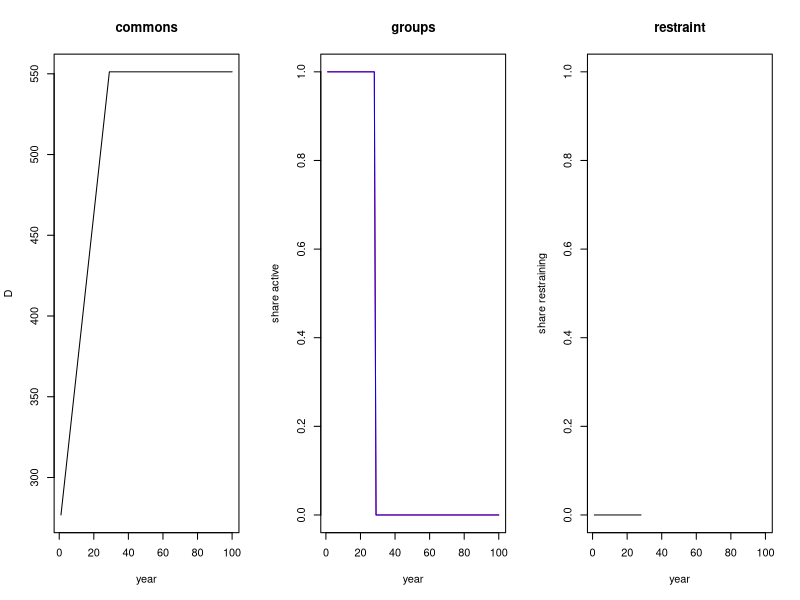

The R source for this figure:
#model 00. bare. two groups that do not differ. everyone emits. no sink.
#this is the root. every later model adds one thing.

rm(list=ls())
set.seed(100)

nd=14
T=100
r0=10          #start wealth, same for all
c=0.1          #cost of restraining
alpha=0.05     #emission per emitter per year
D0=267         #excess CO2 today
dg=2e-6        #damage dg*D^2

N=nd*nd
group=array(0,dim=c(nd,nd))
resource=array(r0,dim=c(nd,nd))
strat=array(1,dim=c(nd,nd))   #1 = emit, everyone starts emitting
grid=array(0,dim=c(nd,nd))
payoff=array(0,dim=c(nd,nd))
alive=array(1,dim=c(nd,nd))

#two groups, 50/50, random places. 0 = group A, 1 = group B
tmp=sample(c(rep(0,N/2),rep(1,N/2)))
k=0
for(i in 1:nd){ for(j in 1:nd){
  k=k+1; group[i,j]=tmp[k]
}}
D=D0

DH=numeric(T); AH=numeric(T); BH=numeric(T); RH=numeric(T)

for(t in 1:T){

  #1 act. 1 = emit, 0 = restrain
  for(i in 1:nd){ for(j in 1:nd){
    if(alive[i,j]==0){ grid[i,j]=0; next }
    grid[i,j]=strat[i,j]
    if(resource[i,j]<c) grid[i,j]=1
  }}

  #2 commons. emissions go in, nothing comes out
  nem=sum(alive==1 & grid==1)
  D=D+alpha*nem

  #3 pay
  for(i in 1:nd){ for(j in 1:nd){
    if(alive[i,j]==0){ payoff[i,j]=0; next }
    if(grid[i,j]==1) payoff[i,j]=-dg*D*D else payoff[i,j]=-c-dg*D*D
    resource[i,j]=resource[i,j]+payoff[i,j]
    if(resource[i,j]<=0){ alive[i,j]=0; resource[i,j]=0; grid[i,j]=0 }
  }}

  #4 copy the best of self and 4 neighbours
  newstrat=strat
  for(i in 1:nd){ for(j in 1:nd){
    if(alive[i,j]==0) next
    if(i-1==0) am=nd else am=i-1
    if(i+1>nd) ap=1 else ap=i+1
    if(j-1==0) bm=nd else bm=j-1
    if(j+1>nd) bp=1 else bp=j+1
    best=payoff[i,j]; bests=strat[i,j]
    for(nb in list(c(ap,j),c(am,j),c(i,bp),c(i,bm))){
      x=nb[1]; y=nb[2]
      if(alive[x,y]==0) next
      if(payoff[x,y]>best){ best=payoff[x,y]; bests=grid[x,y] }
    }
    newstrat[i,j]=bests
  }}
  strat=newstrat

  DH[t]=D
  AH[t]=mean(alive[group==0]); BH[t]=mean(alive[group==1])
  RH[t]=if(sum(alive)>0) 1-mean(grid[alive==1]) else NA
}

par(mfrow=c(1,3))
plot(DH,type="l",xlab="year",ylab="D",main="commons")
plot(AH,type="l",col="red",ylim=c(0,1),xlab="year",ylab="share active",main="groups")
lines(BH,col="blue")
plot(RH,type="l",ylim=c(0,1),xlab="year",ylab="share restraining",main="restraint")

cat("A out:",if(any(AH==0)) min(which(AH==0)) else NA,"  B out:",if(any(BH==0)) min(which(BH==0)) else NA,"\n")
